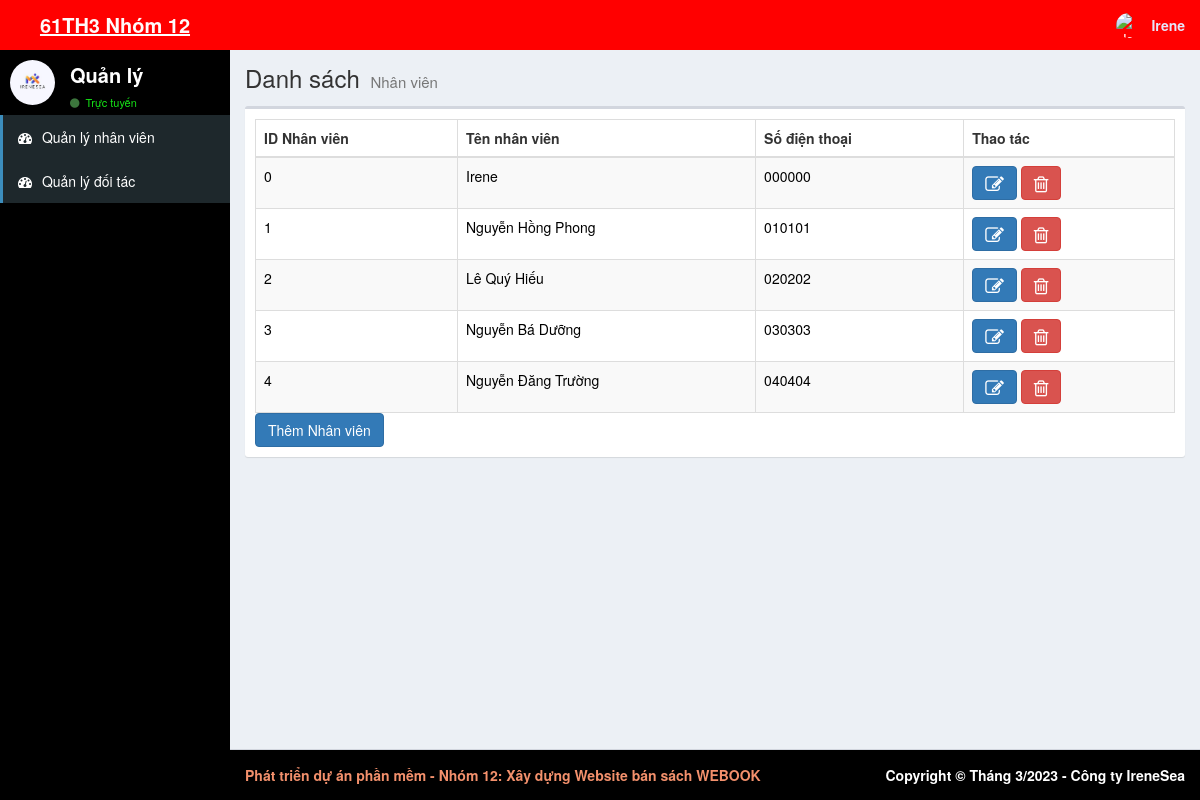
The app's page /admin/quanly/qlynhanvien.php (signed in) with its own data.
### tables this page shows
CREATE TABLE `nhanvienbanhang` (
  `ID_Nhanvienbanhang` int(10) NOT NULL,
  `Tennhanvien` varchar(100) NOT NULL,
  `Sdt` varchar(10) NOT NULL,
  `Diachi` varchar(100) NOT NULL,
  `Tendangnhap` varchar(100) NOT NULL,
  `Matkhau` varchar(100) NOT NULL
);

### admin/quanly/qlynhanvien.php (the view, shortened to what this page needs)
<?php
 include "head.php";
?>
<body class="hold-transition skin-blue sidebar-mini">
    <div class="wrapper">
    <?php
 include "Header.php";
?>
    <?php
 include "aside.php";
?>
      <div class="content-wrapper">
      <section class="content-header">
          <h1>
            Danh sách
            <small>Nhân viên</small>
          </h1>
        </section>
        <section class="content">
          <div class="row">
            <div class="col-xs-12">
              <div class="box">
                <div class="box-body">
                  <table id="example1" class="table table-bordered table-striped">
                    <thead>
                      <tr>
                        <th>ID Nhân viên</th>
                        <th>Tên nhân viên</th>
                        <th>Số điện thoại</th>
                        <th>Thao tác</th>
                      </tr>
                    </thead>
                    <tbody>
                    <?php
                         require '../../inc/config.php';
                         $sql="SELECT ID_Nhanvienbanhang,Tennhanvien,Sdt from nhanvienbanhang Order by ID_Nhanvienbanhang";
                         $result = $conn->query($sql);
                         if ($result->num_rows > 0) {
                          while($row = $result->fetch_assoc()) {
                      ?>
                        <tr>
                        <td ><a href ="xemchitietnhanvien.php?ID_Nhanvienbanhang=<?php echo $row["ID_Nhanvienbanhang"]?>" style="color:black"><?php echo $row["ID_Nhanvienbanhang"] ?></a></td>
                        <td ><a href ="xemchitietnhanvien.php?ID_Nhanvienbanhang=<?php echo $row["ID_Nhanvienbanhang"]?>" style="color:black"><?php echo $row["Tennhanvien"] ?></a></td>
                        <td ><a href ="xemchitietnhanvien.php?ID_Nhanvienbanhang=<?php echo $row["ID_Nhanvienbanhang"]?>" style="color:black"><?php echo $row["Sdt"] ?></a></td>
                        <td><a class="btn btn-primary" href="suanhanvien.php?ID_Nhanvienbanhang=<?php echo $row["ID_Nhanvienbanhang"] ?>">
                            <i class="fa fa-edit fa-lg" title="Chỉnh sửa"></i>
                            </a>
                            <a class="btn btn-danger" onclick="return confirm('Bạn có thật sự muốn xóa không ?');" href="xoanhanvien.php?ID_Nhanvienbanhang=<?php  echo $row["ID_Nhanvienbanhang"]  ?>" onclick="myFunction()">
                            <i class="fa fa-trash-o fa-lg" title="Xóa"></i>
                            </a>
                        </td>
                        </tr>
                        <?php
                          }
                        }
                         ?>
                    </tbody>
                  </table>
                  <div  style="text-align:left">
                <a class="btn btn-primary "href="themnhanvien.php">
                    Thêm Nhân viên</a>
                </div>
                </div>
              </div>
            </div>
          </div>
        </section>
      </div>
      <?php
      include "footer.php";
     ?>
    </div>
  </body>
</html>

### records on screen
nhanvienbanhang: ID_Nhanvienbanhang "0", Tennhanvien "Irene", Sdt "000000"
nhanvienbanhang: ID_Nhanvienbanhang "1", Tennhanvien "Nguyễn Hồng Phong", Sdt "010101"
nhanvienbanhang: ID_Nhanvienbanhang "2", Tennhanvien "Lê Quý Hiếu", Sdt "020202"
nhanvienbanhang: ID_Nhanvienbanhang "3", Tennhanvien "Nguyễn Bá Dưỡng", Sdt "030303"
nhanvienbanhang: ID_Nhanvienbanhang "4", Tennhanvien "Nguyễn Đăng Trường", Sdt "040404"

### other values on screen
$_SESSION['Tendangnhap'] "Irene"
